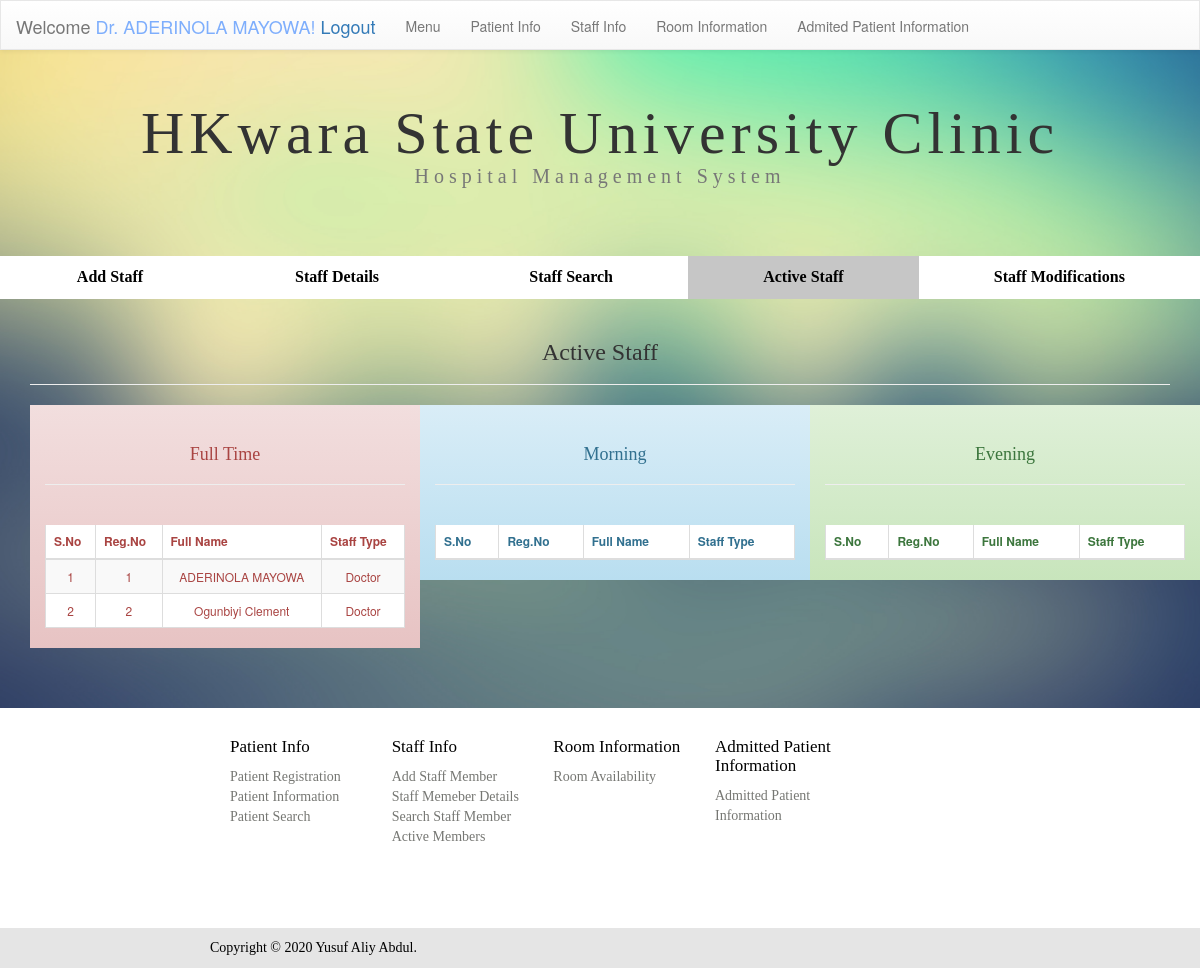
/staffactmem.php (signed in), run on the app's committed database.
### tables this page shows
CREATE TABLE `staff` (
  `staffID` int(11) NOT NULL,
  `staff_fname` varchar(250) NOT NULL,
  `staff_lname` varchar(250) NOT NULL,
  `smtype` varchar(250) NOT NULL,
  `smbd` date NOT NULL,
  `telcode` varchar(4) NOT NULL DEFAULT '+234',
  `smtel` varchar(250) NOT NULL,
  `smemail` varchar(250) NOT NULL,
  `smgender` varchar(20) NOT NULL,
  `smwoti` varchar(250) NOT NULL,
  `smaddr` varchar(250) NOT NULL,
  `password` varchar(250) NOT NULL,
  `insert_by` varchar(20) NOT NULL,
  `insert_date` timestamp NOT NULL DEFAULT current_timestamp(),
  `update_by` varchar(20) NOT NULL,
  `update_date` timestamp NOT NULL DEFAULT current_timestamp()
);

### staffactmem.php (the view, shortened to what this page needs)
<?php include 'connect.php';?>
<!DOCTYPE html PUBLIC "-//W3C//DTD XHTML 1.0 Transitional//EN" "http://www.w3.org/TR/xhtml1/DTD/xhtml1-transitional.dtd">
<html xmlns="http://www.w3.org/1999/xhtml">
<head>
<link rel="stylesheet" href="css/bootstrap.min.css">
<link rel="stylesheet" href="css/bootstrap-theme.min.css">
<link rel="stylesheet" type="text/css" href="css/staff.css"/><script type="text/javascript" src="js/rightde.js"></script>
</head>
<body>
<link rel="stylesheet" href="css/hide.css">
<header class="nav-down ">
<?php include_once('navbar.php');?>
</header><br>
<div class="container">
<div class="row">
<div class="col-md-12 col-xs-12 ">
<h1 class="text-center ">HKwara State University Clinic<br /><small style="font-size:20px">Hospital Management System</small></h1></div>
</div>
</div><br><br><br>
<div class="container-fluid">
<div class="row">
  <ul class="nav  nav-justified" style="background-color:#FFF;">
  <li style="font-family:calibri; font-size:16px;"><a style="color:#000" href="staff.php"><strong>Add Staff</strong></a></li>
  <li style="font-family:calibri; font-size:16px;"><a style="color:#000" href="staffdetails.php"><strong>Staff Details</strong></a></li>
  <li style="font-family:calibri; font-size:16px;"><a style="color:#000" href="staffsearch.php"><strong>Staff Search</strong></a></li>
  <li class="active" style="font-family:calibri; font-size:16px;"><a style="color:#000" href="staffactmem.php"><strong>Active Staff</strong></a></li>
  <li id="lockk" style="font-family:calibri; font-size:16px;"><a style="color:#000" href="supadmst.php"><strong>Staff Modifications</strong></a></li>
  </ul>
</div></div>
<div class="container">
<div class="row">
<div class="col-md-12 col-xs-12">
<div class="page-header">
<h3 style="font-family:calibri;" class="text-center">Active Staff</h3></div>
</div>
</div>
</div>
<div class="container">
<div class="row">
<div class="col-md-12 col-xs-12">
<div class="container">
<div class="row">
<div class="col-md-4 col-xs-4 alert-danger"><div class="page-header">
<h4 style="font-family:calibri;" class="text-center">Full Time</h4></div>
<br />
<table style="background-color:#FFF; font-size:12px; " class="table table-striped table-hover table-bordered">
<thead>
<tr>
<th><strong>S.No</strong></th>
<th><strong>Reg.No</strong></th>
<th><strong>Full Name</strong></th>
<th><strong>Staff Type</strong></th>
</tr>
</thead>
<tbody>
<?php
$count=1;
$sel_query="SELECT * FROM `staff` WHERE `smwoti` = 'Full'";
$result = mysqli_query($con,$sel_query);
while($row = mysqli_fetch_assoc($result)) { ?>
<tr>
    <td align="center"><?php echo $count; ?></td>
    <td align="center"><?php echo $row["staffID"]; ?></td>
    <td align="center"><?php echo $row["staff_fname"]; ?> <?php echo $row["staff_lname"]; ?></td>
    <td align="center"><?php echo $row["smtype"]; ?></td>
</tr>
<?php $count++; } ?>
</tbody>
</table>
</div>
<div class="col-md-4 col-xs-4 alert-info"><div class="page-header">
<h4 style="font-family:calibri;" class="text-center">Morning</h4></div>
<br />
<table style="background-color:#FFF; font-size:12px; " class="table table-striped table-hover table-bordered">
<thead>
<tr>
<th><strong>S.No</strong></th>
<th><strong>Reg.No</strong></th>
<th><strong>Full Name</strong></th>
<th><strong>Staff Type</strong></th>
</tr>
</thead>
</table>
</div>
<div class="col-md-4 col-xs-4 alert-success" ><div class="page-header">
<h4 style="font-family:calibri;" class="text-center">Evening</h4></div>
<br />
<table style="background-color:#FFF; font-size:12px; " class="table table-striped table-hover table-bordered">
<thead>
<tr>
<th><strong>S.No</strong></th>
<th><strong>Reg.No</strong></th>
<th><strong>Full Name</strong></th>
<th><strong>Staff Type</strong></th>
</tr>
</thead>
</table>
</div>
</div>
</div>
</div>
</div>
</div>
<br>
<br>
</body>
<footer>
  <?php include 'footer.php';?>
</footer>
</html>

### css/staff.css (style rules this page uses)
body { background:url(../images/background.jpg) no-repeat center center fixed ; -webkit-background-size:cover; -moz-background-size:cover; -o-background-size:cover; background-size:cover; }
h1 { text-align:center; font-family:"calibri"; font-size:60px; padding-top:10px; letter-spacing:5px; }

### css/hide.css (style rules this page uses)
body { padding-top: 50px; }
header { height: 40px; z-index: 1; position:fixed; top: 0; transition: top 0.2s ease-in-out; width: 100%; }

### css/menu.css (style rules this page uses)
body { background:url(../images/background.jpg) no-repeat center center fixed ; -webkit-background-size:cover; -moz-background-size:cover; -o-background-size:cover; background-size:cover; }
h1 { text-align:center; font-family:"calibri"; font-size:60px; padding-top:10px; letter-spacing:5px; }
.table { background-color:rgba(0, 0, 0, 0.5); border:none; }

### staffactmem.php (style rules this page uses)
.active a { background-color: #c6c6c6; }

### data on the page
staff: staffID "1", staff_fname "ADERINOLA", staff_lname "MAYOWA", smtype "Doctor"
staff: staffID "2", staff_fname "Ogunbiyi", staff_lname "Clement", smtype "Doctor"
